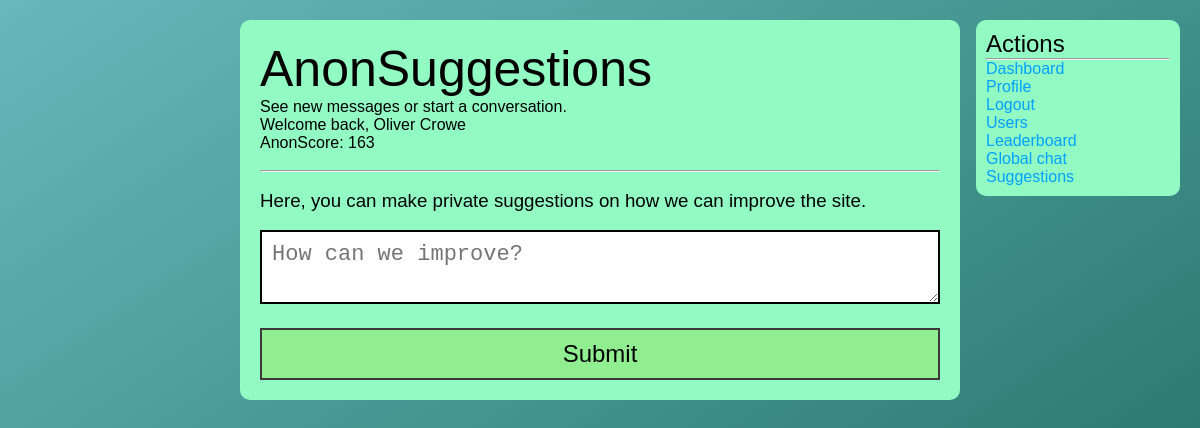
Before: /suggestions/index.php (signed in) with the older database file.
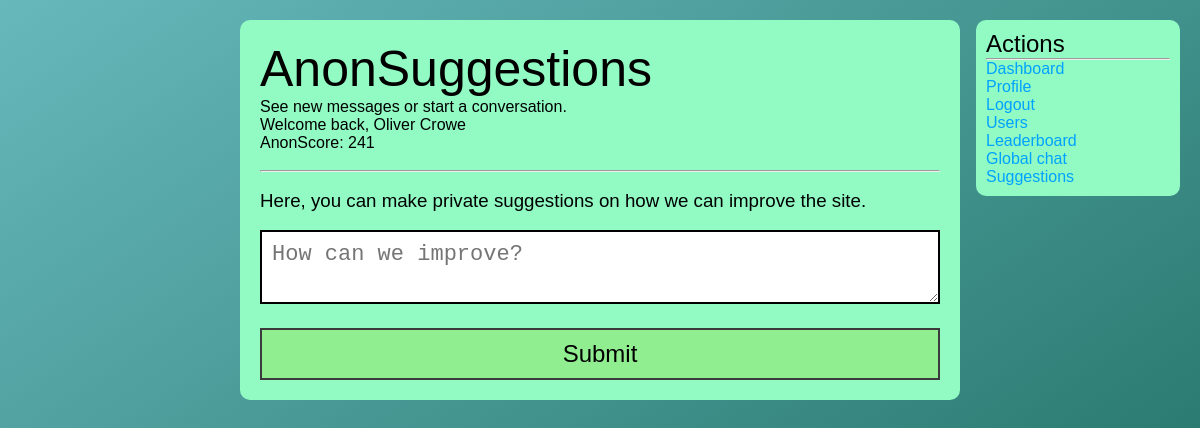
After: the same page with the newer database file.
### tables this page shows
CREATE TABLE `users` (
  `user_id` int(11) NOT NULL,
  `user_name` varchar(256) NOT NULL,
  `user_email` varchar(256) NOT NULL,
  `user_password` varchar(256) NOT NULL,
  `user_bio` longtext NOT NULL,
  `user_pfp` varchar(256) NOT NULL,
  `user_type` varchar(256) NOT NULL,
  `user_points` int(11) NOT NULL
);

### includes/functions.php (called while the page is built, shortened)
<?php
    include_once "connection.php";
    function checkPoints($id){
        global $conn;
        $sql = "SELECT * FROM `users` WHERE `user_id`='$id'";
        $result = mysqli_query($conn, $sql);
        while($row = mysqli_fetch_assoc($result)){
            $points = $row['user_points'];
        }
        return $points;
    }
?>

### suggestions/index.php (the view, shortened to what this page needs)
<?php
    include_once "../includes/connection.php";
    include_once "../includes/functions.php";
?>
<!DOCTYPE html>
<html lang="en">
<head>
    <link href="../css/style.css" rel="stylesheet">
</head>
<body>
    <div class="main-column">
        <div class="introduction">
            <h1 style="font-weight:300;font-size:50px;">AnonSuggestions</h1>
            <p>See new messages or start a conversation.</p>
            <p>Welcome back, <?php echo $_SESSION['user_name']; ?></p>
            <p>AnonScore: <?php echo checkPoints($_SESSION['user_id']); ?></p>
            <br>
            <hr>
            <br>
            <h3>Here, you can make private suggestions on how we can improve the site.</h3><br>
            <form method="POST">
                <textarea name="suggestion" style="width:100%;max-width:100%;min-width:100%;font-size:22px;border:2px solid #000;padding:10px;" placeholder="How can we improve?" required></textarea>
                <button class="submit-btn" name="submit" type="submit">Submit</button>
            </form>
        </div>
        <div class="right-column">
            <h2 style="font-weight:300;">Actions</h2>
            <hr>
            <ul>
                <li><a href="../">Dashboard</a></li>
                <li><a href="../profile/index.php?id=<?php echo $_SESSION['user_id']; ?>">Profile</a></li>
                <li><a href="../logout">Logout</a></li>
                <li><a href="../users/index.php">Users</a></li>
                <li><a href="../leaderboard/">Leaderboard</a></li>
                <li><a href="../global/">Global chat</a></li>
                <li><a href="../suggestions/">Suggestions</a></li>
            </ul>
        </div>
    </div>
</body>
</html>

Changed rows visible on the page:
changed users: user_points "163" → "241"
